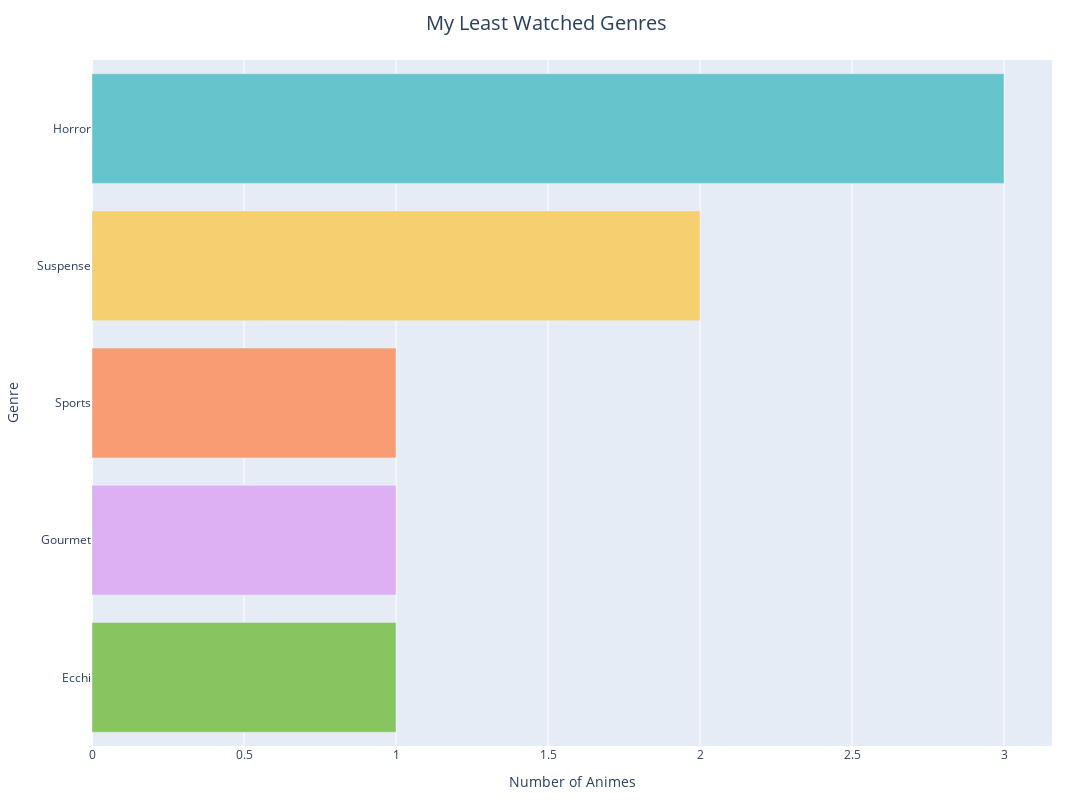

Notebook cell for this chart:
### Code cell
bottom5_genres = genre_counts.tail(5)

# plotly bar chart
fig = px.bar(
    bottom5_genres,
    x='Count',
    y='Genre',
    orientation='h',
    color='Genre',
    color_discrete_sequence=px.colors.qualitative.Pastel,
    title="My Least Watched Genres"
)

fig.update_layout(
    xaxis_title="Number of Animes",
    yaxis_title="Genre",
    showlegend=False,
    height=800,
    width= 1200,
    margin=dict(l=40, r=40, t=60, b=40),
    title=dict(
        x=0.5,
        xanchor='center',
        font=dict(size=20)
    )
)

fig.show()

### Figure 1 — Plotly figure (JSON) as saved in the notebook; plotly's stock layout.template omitted (floating-point values rounded to 4 significant figures)
{"data": [{"hovertemplate": "Genre=%{y}<br>Count=%{x}<extra></extra>", "legendgroup": "Horror", "marker": {"color": "rgb(102, 197, 204)", "pattern": {"shape": ""}}, "name": "Horror", "orientation": "h", "showlegend": true, "textposition": "auto", "type": "bar", "x": [3], "xaxis": "x", "y": ["Horror"], "yaxis": "y"}, {"hovertemplate": "Genre=%{y}<br>Count=%{x}<extra></extra>", "legendgroup": "Suspense", "marker": {"color": "rgb(246, 207, 113)", "pattern": {"shape": ""}}, "name": "Suspense", "orientation": "h", "showlegend": true, "textposition": "auto", "type": "bar", "x": [2], "xaxis": "x", "y": ["Suspense"], "yaxis": "y"}, {"hovertemplate": "Genre=%{y}<br>Count=%{x}<extra></extra>", "legendgroup": "Sports", "marker": {"color": "rgb(248, 156, 116)", "pattern": {"shape": ""}}, "name": "Sports", "orientation": "h", "showlegend": true, "textposition": "auto", "type": "bar", "x": [1], "xaxis": "x", "y": ["Sports"], "yaxis": "y"}, {"hovertemplate": "Genre=%{y}<br>Count=%{x}<extra></extra>", "legendgroup": "Gourmet", "marker": {"color": "rgb(220, 176, 242)", "pattern": {"shape": ""}}, "name": "Gourmet", "orientation": "h", "showlegend": true, "textposition": "auto", "type": "bar", "x": [1], "xaxis": "x", "y": ["Gourmet"], "yaxis": "y"}, {"hovertemplate": "Genre=%{y}<br>Count=%{x}<extra></extra>", "legendgroup": "Ecchi", "marker": {"color": "rgb(135, 197, 95)", "pattern": {"shape": ""}}, "name": "Ecchi", "orientation": "h", "showlegend": true, "textposition": "auto", "type": "bar", "x": [1], "xaxis": "x", "y": ["Ecchi"], "yaxis": "y"}], "layout": {"barmode": "relative", "height": 800, "legend": {"title": {"text": "Genre"}, "tracegroupgap": 0}, "margin": {"b": 40, "l": 40, "r": 40, "t": 60}, "showlegend": false, "title": {"font": {"size": 20}, "text": "My Least Watched Genres", "x": 0.5, "xanchor": "center"}, "width": 1200, "xaxis": {"anchor": "y", "domain": [0, 1], "title": {"text": "Number of Animes"}}, "yaxis": {"anchor": "x", "categoryarray": ["Ecchi", "Gourmet", "Sports", "Suspense", "Horror"], "categoryorder": "array", "domain": [0, 1], "title": {"text": "Genre"}}}}
